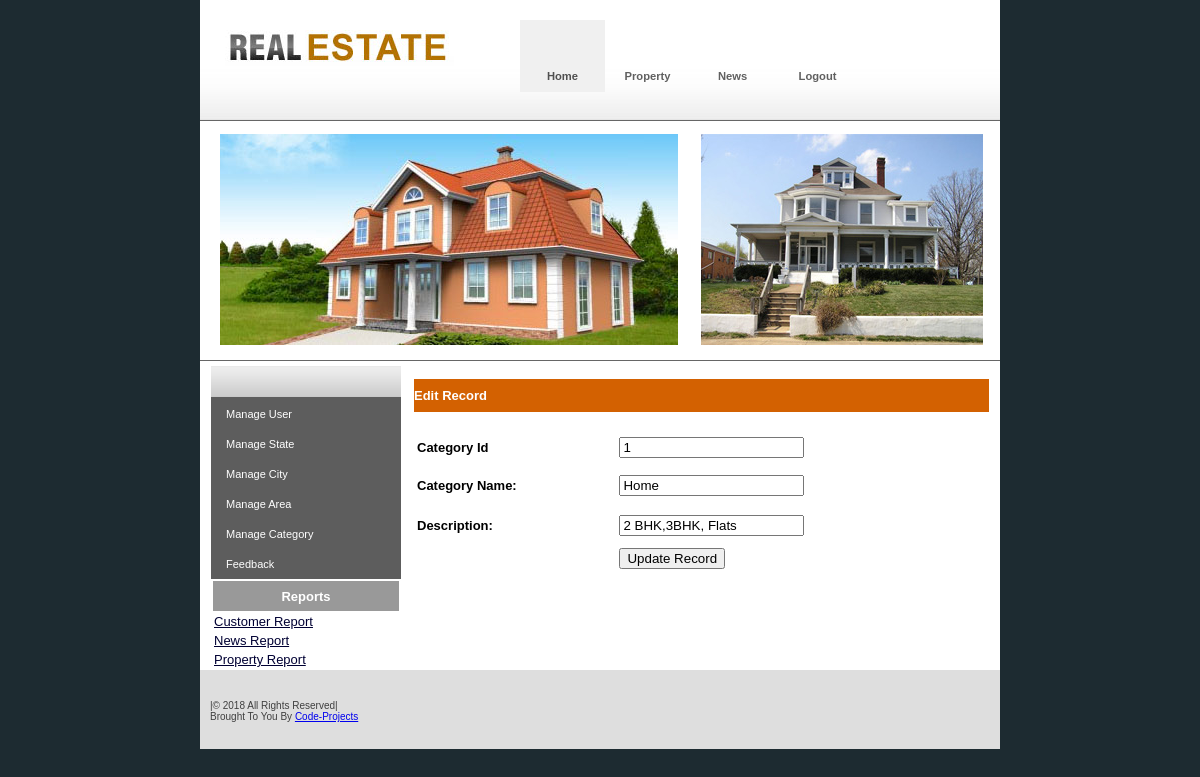
/Admin/EditCategory.php?CategoryId=1, run on the app's committed database.
### tables this page shows
CREATE TABLE IF NOT EXISTS `category_master` (
  `CategoryId` int(11) NOT NULL AUTO_INCREMENT,
  `CategoryName` varchar(20) NOT NULL,
  `Category_Desc` varchar(100) NOT NULL,
  PRIMARY KEY (`CategoryId`)
);

### Admin/EditCategory.php (the view, shortened to what this page needs)
<!DOCTYPE html PUBLIC "-//W3C//DTD XHTML 1.0 Transitional//EN" "http://www.w3.org/TR/xhtml1/DTD/xhtml1-transitional.dtd">
<html xmlns="http://www.w3.org/1999/xhtml">
<head>
<link href="css/style1.css" rel="stylesheet" type="text/css" />
</head>
<body>
<div class="main">
  <?php
  include "Headermenu.php"
  ?>
  <div class="content">
    <div class="innercontent">
      <?php
	  include "left.php"
	  ?>
      <div class="rightpannel">
      <div>
      <br/>
<table width="100%" height="209" border="0" cellpadding="0" cellspacing="0">
  <tr>
    <td height="33" bgcolor="#D36101"><span class="style10">Edit Record</span></td>
  </tr>
  <tr>
    <td>
    <?php
$Id=$_GET['CategoryId'];
$con = mysql_connect("localhost","root");
$sql = "select * from Category_Master where Categoryid=".$Id."";
$result = mysql_query($sql,$con);
while($row = mysql_fetch_array($result))
{
$Id=$row['CategoryId'];
$Name=$row['CategoryName'];
$Description=$row['Category_Desc'];
}
?>
<form Method="POST" Action="UpdateCategory.php">
<table width="100%" border="0">
<tr>
<td height="32"><span class="style8">Category Id</span></td>
<td><span id="sprytextfield1">
  <label>
  <input name="txtCategoryId" type="text" id="txtCategoryId" value="<?php echo $Id;?>" />
  </label>
  <span class="textfieldRequiredMsg">A value is required.</span></span></td>
</tr>
<tr>
<td height="36"><span class="style8">Category Name:</span></td>
<td><span id="sprytextfield2">
  <label>
  <input name="txtCategoryName" type="text" id="txtCategoryName" value="<?php echo $Name;?>" />
  </label>
  <span class="textfieldRequiredMsg">A value is required.</span></span></td>
</tr>
<tr>
<td height="36"><span class="style8">Description:</span></td>
<td><span id="sprytextfield3">
  <label>
  <input name="txtCategoryDesc" type="textarea" id="txtCategoryDesc" value="<?php echo $Description;?>" />
  </label>
  <span class="textfieldRequiredMsg">A value is required.</span></span></td>
</tr>
<tr>
<td></td>
<td> <input type="submit" Name="submit" value="Update Record" /></td>
</tr>
</table>
</form>
</table>
<h2 class="style3">&nbsp;</h2>
      </div>
      </div>
    </div>
  </div>
  <div>
   <?php
   include "footer.php"
   ?>
  </div>
</div>
</body>
</html>

### Admin/css/style1.css (style rules this page uses)
body { margin:0px; padding:0px; background-color:#1d2b31; }
.main { width:800px; margin:0 auto 0 auto; background-color:#FFFFFF; }
.content { width:800px; }
.innercontent { width:778px; margin:0 auto 0 auto; overflow:hidden }
.rightpannel { width:575px; float:right; }

### Admin/EditCategory.php (style rules this page uses)
.style8 { font-family: Verdana, Arial, Helvetica, sans-serif; font-size: small; font-weight: bold; }
.style10 { font-family: Verdana, Arial, Helvetica, sans-serif; font-size: small; font-weight: bold; color: #FFFFFF; }

### data on the page
category_master: txtCategoryId "1", txtCategoryName "Home", txtCategoryDesc "2 BHK,3BHK, Flats"
